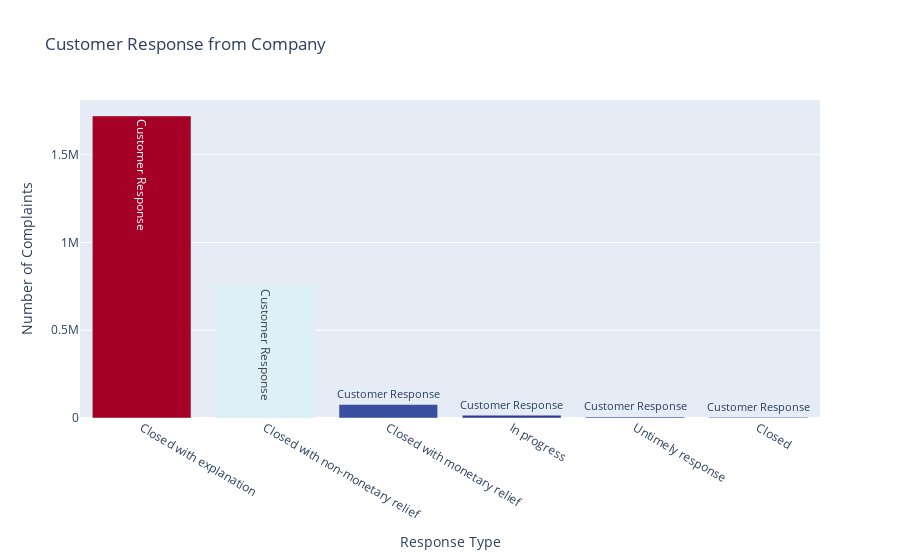

Notebook source saved alongside this figure:
### Markdown cell above
## Creates a chart for the customer response from company

### Code cell
company_response = df['Company response to consumer'].value_counts()

customer_res_plotly = go.Bar(
    x=company_response.index.values,
    y=company_response.values,
    text='Customer Response',
    showlegend=False,
    marker=dict(
        color=company_response.values,
        colorscale=[[0.0, 'rgb(165,0,38)'], [0.111, 'rgb(215,48,39)'], [0.222, 'rgb(244,109,67)'], 
                    [0.333, 'rgb(253,174,97)'], [0.444, 'rgb(254,224,144)'], 
                    [0.555, 'rgb(224,243,248)'], [0.666, 'rgb(171,217,233)'], 
                    [0.777, 'rgb(116,173,209)'], [0.888, 'rgb(69,117,180)'], 
                    [1.0, 'rgb(49,54,149)']],
        reversescale=True
    )
)

layout = go.Layout(
    title='Customer Response from Company',
    xaxis=dict(title='Response Type'),
    yaxis=dict(title='Number of Complaints')
)

fig = go.Figure(data=[customer_res_plotly], layout=layout)
iplot(fig)

### Figure 1 — Plotly figure (JSON) as saved in the notebook; plotly's stock layout.template omitted (floating-point values rounded to 4 significant figures)
{"data": [{"marker": {"color": [1721101, 750738, 76709, 16007, 5558, 3741], "colorscale": [[0, "rgb(165,0,38)"], [0.111, "rgb(215,48,39)"], [0.222, "rgb(244,109,67)"], [0.333, "rgb(253,174,97)"], [0.444, "rgb(254,224,144)"], [0.555, "rgb(224,243,248)"], [0.666, "rgb(171,217,233)"], [0.777, "rgb(116,173,209)"], [0.888, "rgb(69,117,180)"], [1, "rgb(49,54,149)"]], "reversescale": true}, "showlegend": false, "text": "Customer Response", "type": "bar", "x": ["Closed with explanation", "Closed with non-monetary relief", "Closed with monetary relief", "In progress", "Untimely response", "Closed"], "y": [1721101, 750738, 76709, 16007, 5558, 3741]}], "layout": {"title": {"text": "Customer Response from Company"}, "xaxis": {"title": {"text": "Response Type"}}, "yaxis": {"title": {"text": "Number of Complaints"}}}}
